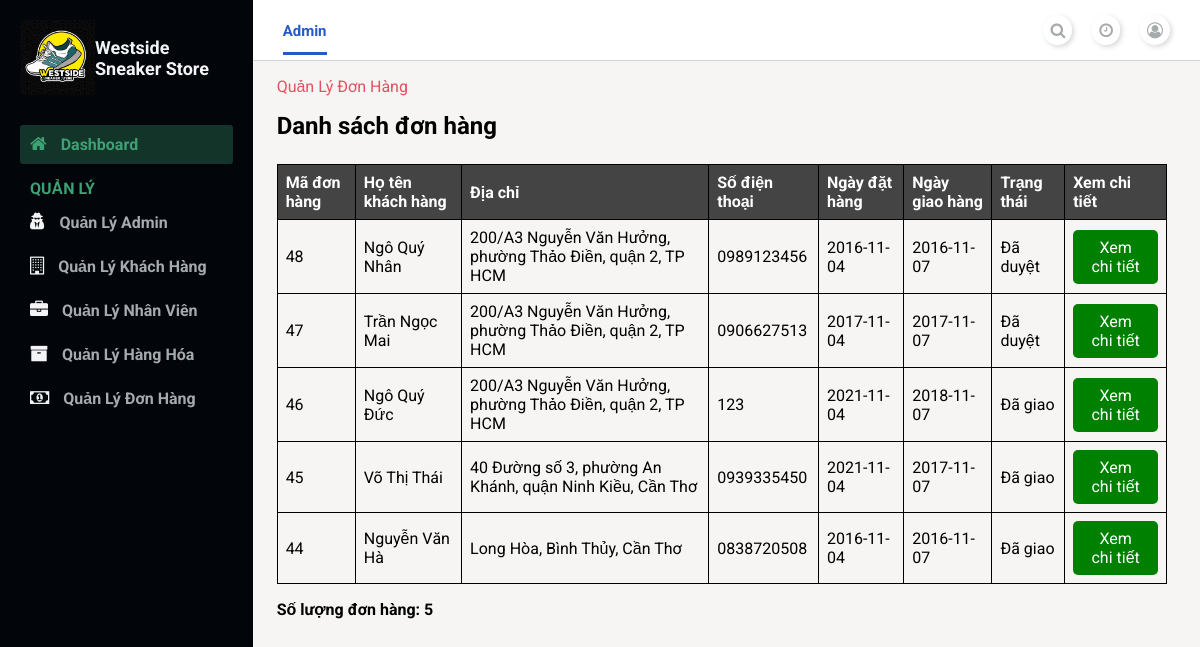
/admin/index.php?page_layout=order_management (signed in), run on the app's committed database.
### tables this page shows
CREATE TABLE `dathang` (
  `SoDonDH` int(11) NOT NULL,
  `MSKH` int(11) NOT NULL,
  `MSNV` int(11) DEFAULT NULL,
  `NgayDH` date NOT NULL,
  `NgayGH` date DEFAULT NULL,
  `TrangThaiDH` varchar(10) NOT NULL,
  `MaDC` int(11) NOT NULL
);

CREATE TABLE `khachhang` (
  `MSKH` int(11) NOT NULL,
  `HoTenKH` varchar(100) NOT NULL,
  `TenCongTy` varchar(200) NOT NULL,
  `SoDienThoai` varchar(15) NOT NULL,
  `SoFax` varchar(30) NOT NULL,
  `UserName` varchar(20) NOT NULL,
  `password` varchar(50) NOT NULL
);

CREATE TABLE `diachikh` (
  `MaDC` int(11) NOT NULL,
  `DiaChi` varchar(500) NOT NULL,
  `MSKH` int(11) NOT NULL
);

### admin/modules_admin/order_management/list.php (the view, shortened to what this page needs)
<main>
    <div class="container-fluid">
        <div class="card-container">
            <div class="link-nav-pages">
                <a href="">Quản Lý Đơn Hàng</a>
            </div>
            <div class="card-header">
                <h2>Danh sách đơn hàng</h2>
            </div>
            <div class="card-body">
                <table class="table">
                    <thead class="thead-dark">
                        <tr>
                            <th>Mã đơn hàng</th>
                            <th>Họ tên khách hàng</th>
                            <th>Địa chỉ</th>
                            <th>Số điện thoại</th>
                            <th>Ngày đặt hàng</th>
                            <th>Ngày giao hàng</th>
                            <th>Trạng thái</th>
                            <th>Xem chi tiết</th>
                        </tr>
                    </thead>
                    <tbody>
                        <tr>
                            <?php
                                include './modules_admin/config.php';
                                $sql = "SELECT d.SoDonDH, k.HoTenKH, dia.DiaChi, k.SoDienThoai, d.NgayDH, d.NgayGH, d.TrangThaiDH
                                        FROM khachhang k
                                            JOIN dathang d ON d.MSKH=k.MSKH
                                            JOIN diachikh dia ON d.MaDC=dia.MaDC
                                            ORDER BY d.SoDonDH DESC;";
                                $count_order=0;
                                $query = mysqli_query($conn, $sql);
                                while($rows = mysqli_fetch_array($query)){ ?>
                                <tr>
                                    <td><?php echo $rows["SoDonDH"] ?></td>
                                    <td><?php echo $rows["HoTenKH"] ?></td>
                                    <td><?php echo $rows["DiaChi"] ?></td>
                                    <td><?php echo $rows["SoDienThoai"] ?></td>
                                    <td><?php echo $rows["NgayDH"] ?></td>
                                    <td><?php echo $rows["NgayGH"] ?></td>
                                    <td><?php echo $rows["TrangThaiDH"] ?></td>
                                    <?php $count_order++ ?>
                                    <td>
                                        <a
                                        href="./index.php?page_layout=order_detail&id= <?php echo $rows['SoDonDH'] ?>"
                                        style="background-color: green;color: white;padding: 8px 15px;text-align: center;text-decoration: none;display: inline-block;border-radius: 5px;">
                                            Xem chi tiết
                                        </a>
                                    </td>
                                </tr>
                            <?php } ?>
                        </tr>
                </table>
                <p><b><?php echo 'Số lượng đơn hàng: '. $count_order;?></b></p>
            </div>
        </div>
    </div>
</main>

### admin/style/index.css (style rules this page uses)
* { margin: 0; padding: 0; }
body { box-sizing: border-box; font-family: 'Roboto', sans-serif; }
main { background: #f6f5f3; grid-area: main; overflow-y: auto; }
.link-nav-pages a { text-decoration: none; color: #e65061; }

### admin/style/dashboard.css (style rules this page uses)
main { background: #f3f4f6; grid-area: main; overflow-y: auto; }

### admin/style/staff.css (style rules this page uses)
.container-fluid { padding: 2vh 2vw; min-height: 70vh; width: 94%; }
.card-header { margin: 2vh 0 3vh; }
.card-body table { width: 100%; padding: 2rem; border-collapse: collapse; margin-bottom: 1rem; }
.card-body table, td, th { border: 1px solid rgb(0, 0, 0); text-align: left; }
.card-body th { background-color: rgb(68, 68, 68); color: #ffff; }
.card-body th, td { padding: 0.5rem; }

### admin/style/order.css (style rules this page uses)
.card-container { margin-bottom: 2vh; }

### data on the page
dathang: SoDonDH "48", MSKH.HoTenKH "Ngô Quý Nhân", MaDC.DiaChi "200/A3 Nguyễn Văn Hưởng, phường Thảo Điền, quận 2, TP HCM", MSKH.SoDienThoai "0989123456", NgayDH "2016-11-04", NgayGH "2016-11-07", TrangThaiDH "Đã duyệt"
dathang: SoDonDH "47", MSKH.HoTenKH "Trần Ngọc Mai", MaDC.DiaChi "200/A3 Nguyễn Văn Hưởng, phường Thảo Điền, quận 2, TP HCM", MSKH.SoDienThoai "0906627513", NgayDH "2017-11-04", NgayGH "2017-11-07", TrangThaiDH "Đã duyệt"
dathang: SoDonDH "46", MSKH.HoTenKH "Ngô Quý Đức", MaDC.DiaChi "200/A3 Nguyễn Văn Hưởng, phường Thảo Điền, quận 2, TP HCM", MSKH.SoDienThoai "123", NgayDH "2021-11-04", NgayGH "2018-11-07", TrangThaiDH "Đã giao"
dathang: SoDonDH "45", MSKH.HoTenKH "Võ Thị Thái", MaDC.DiaChi "40 Đường số 3, phường An Khánh, quận Ninh Kiều, Cần Thơ", MSKH.SoDienThoai "0939335450", NgayDH "2021-11-04", NgayGH "2017-11-07", TrangThaiDH "Đã giao"
dathang: SoDonDH "44", MSKH.HoTenKH "Nguyễn Văn Hà", MaDC.DiaChi "Long Hòa, Bình Thủy, Cần Thơ", MSKH.SoDienThoai "0838720508", NgayDH "2016-11-04", NgayGH "2016-11-07", TrangThaiDH "Đã giao"

### other printed values
$count_order "5"
